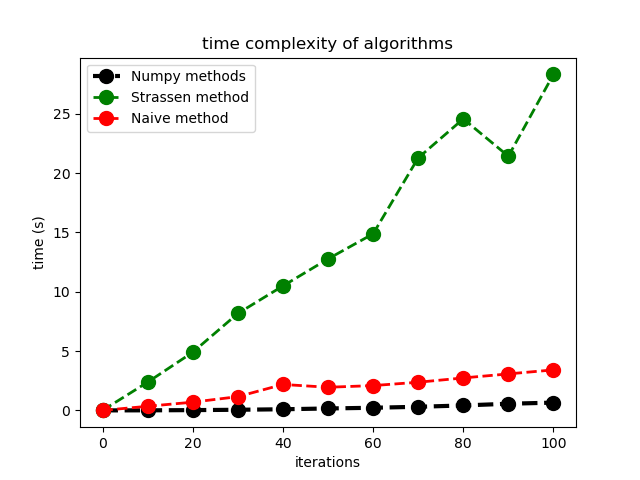

This figure's Python source:
import numpy as np 
import time
import argparse
import matplotlib.pyplot as plt
  
def split(matrix): 
    """ 
    Splits a given matrix into quarters. 
    Input: nxn matrix 
    Output: tuple containing 4 n/2 x n/2 matrices corresponding to a, b, c, d 
    """
    row, col = matrix.shape 
    row2, col2 = row//2, col//2
    return matrix[:row2, :col2], matrix[:row2, col2:], matrix[row2:, :col2], matrix[row2:, col2:] 
  
def strassen(x, y): 
    """ 
    Computes matrix product by divide and conquer approach, recursively. 
    Input: nxn matrices x and y 
    Output: nxn matrix, product of x and y 
    """
  
    # Base case when size of matrices is 1x1 
    if len(x) == 1: 
        return x * y 
  
    # Splitting the matrices into quadrants. This will be done recursively 
    # untill the base case is reached. 
    a, b, c, d = split(x) 
    e, f, g, h = split(y) 
  
    # Computing the 7 products, recursively (p1, p2...p7) 
    p1 = strassen(a, f - h)   
    p2 = strassen(a + b, h)         
    p3 = strassen(c + d, e)         
    p4 = strassen(d, g - e)         
    p5 = strassen(a + d, e + h)         
    p6 = strassen(b - d, g + h)   
    p7 = strassen(a - c, e + f)   
  
    # Computing the values of the 4 quadrants of the final matrix c 
    c11 = p5 + p4 - p2 + p6   
    c12 = p1 + p2            
    c21 = p3 + p4             
    c22 = p1 + p5 - p3 - p7   
  
    # Combining the 4 quadrants into a single matrix by stacking horizontally and vertically. 
    c = np.vstack((np.hstack((c11, c12)), np.hstack((c21, c22))))  
  
    return c 


if __name__ == '__main__':


    parser = argparse.ArgumentParser(description="number of iterations")
    parser.add_argument('--iterations', type=int, default=None, required=False,
                        help='plot graphic')

    args = parser.parse_args()

    print("--------------------------------------------")
    print("\nWelcome to Matrix Multiplication Methods\n")
    print("--------------------------------------------\n")
    
    if args.iterations is None:
        flag = True
        while flag:
            number_matrixs = int(input("Type the number of the square matrices (dim 32): "))
            if number_matrixs > 0:
                matrix_test_1 = np.random.randint(low = 100, size = (number_matrixs, 32, 32))
                matrix_test_2 = np.random.randint(low = 100, size = (number_matrixs, 32, 32))

                # using numpy methods
                start1 = time.time()
                result_with_numpy_methods = np.dot(matrix_test_1, matrix_test_2)
                done1 = time.time()
                elapsed1 = done1 - start1

                # using Strassen method
                start2 = time.time()
                for i in range(number_matrixs):
                    #print("{} {}".format(matrix_test_1[i].shape, matrix_test_2[i].shape))
                    result_with_Stresseny_method = strassen(matrix_test_1[i], matrix_test_2[i])
                done2 = time.time()
                elapsed2 = done2 - start2

                # using naive method
                start3 = time.time()
                for i in range(number_matrixs):
                    result_naive_method = [[sum(a * b for a, b in zip(A_row, B_col)) for B_col in zip(*matrix_test_2[i])] 
                    for A_row in matrix_test_1[i]] 
                done3 = time.time()
                elapsed3 = done3 - start3
                

                print("--------------------------------------------")
                print("--------------------------------------------")
                print("\nThe times of each method:\n")
                print("  * Numpy methods: {}".format(round(elapsed1, 6)))
                print("  * Strasseny method: {}".format(round(elapsed2, 6)))
                print("  * Naive method: {}".format(round(elapsed3, 6)))
                print("--------------------------------------------")

                exit_option = input("\nDo you want to continue? type Y/N: ")
                if exit_option == 'N' or exit_option == 'n':
                    flag = False

            else:
                print("Size incorrect, type again!\n")
        print("\n--------------------------------------------")
        print("Happy codding!\nAuthor: Cristhian Wiki")
        print("--------------------------------------------\n")

    else:
        x_iteration = [0]
        y_time_np = [0.0]
        y_time_stny = [0.0]
        y_time_naive = [0.0]
        for i in range(args.iterations + 1):
            if i !=0  and i%10 == 0:
                print(i)
                x_iteration.append(i)
                matrix_test_1 = np.random.randint(low = 100, size = (i, 32, 32))
                matrix_test_2 = np.random.randint(low = 100, size = (i, 32, 32))

                # using numpy methods
                start1 = time.time()
                result_with_numpy_methods = np.dot(matrix_test_1, matrix_test_2)
                done1 = time.time()
                elapsed1 = done1 - start1
                y_time_np.append(elapsed1)

                # using Strassen method
                start2 = time.time()
                for j in range(i):
                    #print("{} {}".format(matrix_test_1[i].shape, matrix_test_2[i].shape))
                    result_with_Stresseny_method = strassen(matrix_test_1[j], matrix_test_2[j])
                done2 = time.time()
                elapsed2 = done2 - start2
                y_time_stny.append(elapsed2)

                # using naive method
                start3 = time.time()
                for j in range(i):
                    result_naive_method = [[sum(a * b for a, b in zip(A_row, B_col)) for B_col in zip(*matrix_test_2[j])] 
                    for A_row in matrix_test_1[j]] 
                done3 = time.time()
                elapsed3 = done3 - start3
                y_time_naive.append(elapsed3)
        
        plt.plot(x_iteration, y_time_np, color='k', linestyle='dashed', linewidth = 3, 
         marker='o', markersize=10, label = "Numpy methods")
        plt.plot(x_iteration, y_time_stny, color='g', linestyle='dashed', linewidth = 2, 
         marker='o', markersize=10,label = "Strassen method")
        plt.plot(x_iteration, y_time_naive, color='r', linestyle='dashed', linewidth = 2, 
         marker='o', markersize=10,label = "Naive method")

        # naming the x axis 
        plt.xlabel('iterations') 
        # naming the y axis 
        plt.ylabel('time (s)') 

        # giving a title to my graph 
        plt.title('time complexity of algorithms') 
        # show a legend on the plot 
        plt.legend() 
        plt.show()

    
